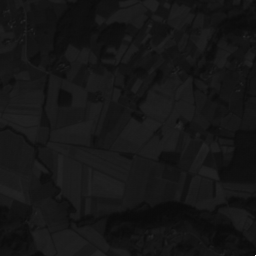
#> input picture Images/aquitain.tif, 256 x 256 px, found by its file name
$ python main.py
#> lines starting #> are read from the running program, lines starting #| are printed output that depends on the picture
### basic_treat.py
#!/usr/bin/env python3
# -*- coding: utf-8 -*-
"""
Created on Mon Oct 24 14:37:22 2020

@author: dldou
"""

import cv2 as cv
import matplotlib.pyplot as plt
import numpy as np

#Function to import image
def image_importation(file_path):
    """
        Based on OpenCV
    """
#> called with file_path = 'images/aquitain.tif'
    image = cv.imread(file_path)
#> image is the input picture: shape (256, 256, 3); min 10, max 250, mean 21.5
    #Arrenging the order
    image = cv.cvtColor(image, cv.COLOR_BGR2RGB)

    return image


def image_show(image1, image2,
               suptitle,
               gray=False,
               subtitle1="Image", subtitle2="Processed image",
               file_path=""):
    """
        Displaying function to compare image before and after processing
    """

    fig, axes = plt.subplots(1,2)

    fig.suptitle(suptitle)

    #Image before
    axes[0].imshow(image1)
    axes[0].set_title(subtitle1 + " $({}x{})$".format(image1.shape[0], image1.shape[1]))
    axes[0].set_axis_off()

    #Image after
    if gray:
        axes[1].imshow(image2, cmap='gray')
    else:
        axes[1].imshow(image2)

    axes[1].set_title(subtitle2 + " $({}x{})$".format(image2.shape[0], image2.shape[1]))
    axes[1].set_axis_off()

    #Save
    plt.savefig(file_path + suptitle + ".pdf")

    #Show
    plt.show()


# [91 lines left out: functions red_extract, neg, to_grey, sepia, contrast, grey_threshold and 2 more, not called in this run]


### mathematical_image_processing.py
#!/usr/bin/env python3
# -*- coding: utf-8 -*-
"""
Created on Wed Nov 23 20:59:45 2022

@author: dldou
"""

import cv2 as cv
import numpy as np
import matplotlib.pyplot as plt
from random import randint
from math import sqrt

def histogram_normalization(image):

    res = np.zeros_like(image)

    for k in range(3):
        res[:,:,k] = cv.equalizeHist(image[:,:,k])
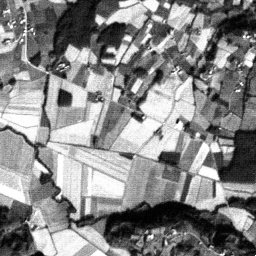
#> res: shape (256, 256, 3); min 0, max 255, mean 135

    return res


# [85 lines left out: functions add_white_noise, low_pass_filter_constructor, periodic_noise_reduction, not called in this run]

### main.py
#!/usr/bin/env python3
# -*- coding: utf-8 -*-
"""
Created on Mon Oct 24 14:45:10 2020

@author: dldou
"""

from basic_treat import *
from mathematical_image_processing import *
from remarkable_image_processing import *

if __name__=="__main__":

    basics_proc = False
    math_proc   = True

    if basics_proc:
        #Basics of image processing on an example (Lena.jpg)

        image_path = "images/Lena.jpg"
        image = image_importation(image_path)

        res = red_extract(image)
        title = "Extraction of the red component"
        image_show(image, res, title)

        res = neg(image)
        title = "Negatif"
        image_show(image, res, title)

        res = to_grey(image)
        title = "Grey"
        image_show(image, res, title, gray=True)

        image_red_coeff   = (0.393, 0.349, 0.272)
        image_green_coeff = (0.769, 0.686, 0.534)
        image_blue_coeff  = (0.189, 0.168, 0.131)
        res = sepia(image, image_red_coeff, image_green_coeff, image_blue_coeff)
        title = "Sepia"
        image_show(image, res, title)

        res = contrast(image)
        title = "Contrasted"
        image_show(image, res, title)

        res = color_threshold(image, int(255/2))
        title = "Threshold=255/2"
        image_show(image, res, title)

        res = flip(image)
        title = "Flipped"
        image_show(image, res, title)

    elif math_proc:

        image_path = "images/aquitain.tif"
        image = image_importation(image_path)

        processed_image = histogram_normalization(image)
        title = "Histogram normalization"
        image_show(image, processed_image, title)
#> in image_show, `plt.savefig(file_path + suptitle + ".pdf")`:
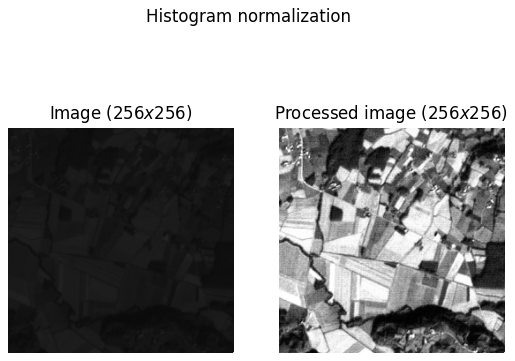
#> figure drawn by matplotlib, 2 panels

        image_path = "images/Lena.jpg"
        image = image_importation(image_path)
#> (the run stopped early here; a loop or call above may not have finished)

$ run again, with Images/mercury.tif copied over Images/aquitain.tif
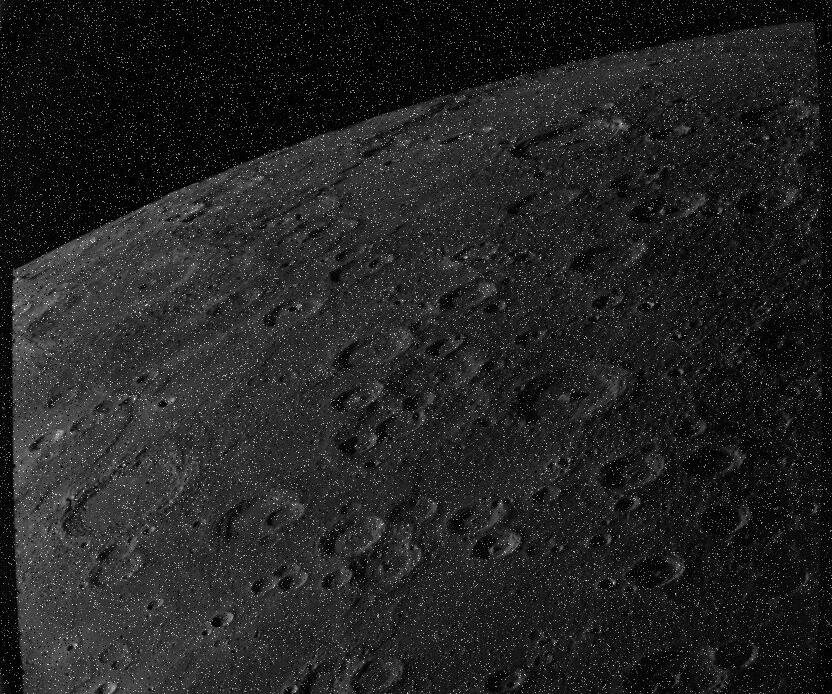
#> input picture Images/mercury.tif, 832 x 694 px, found by its file name
#> in image_importation, image is the input picture: shape (694, 832, 3); min 0, max 255, mean 35.2
#> after the loop in histogram_normalization, `for k in range(3):`:
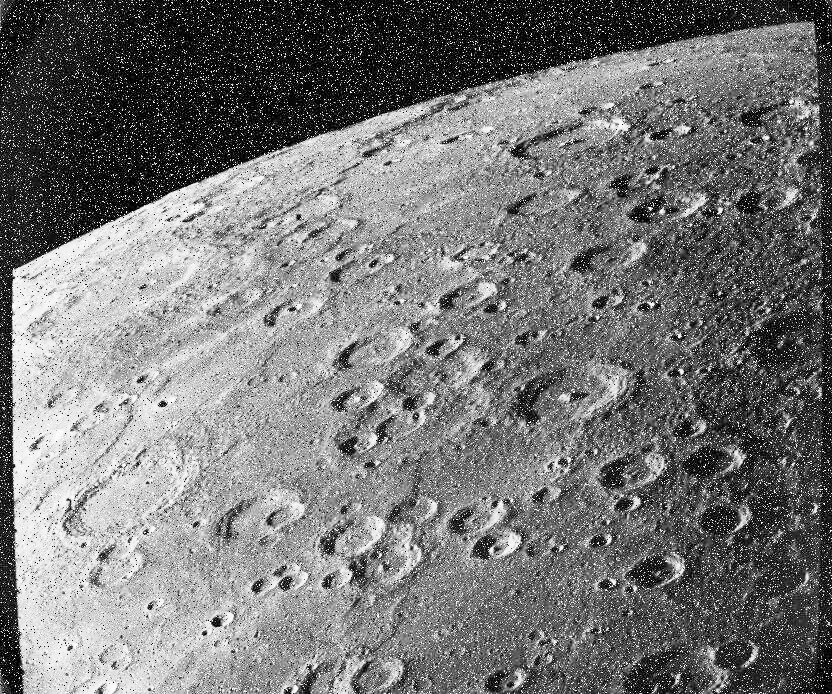
#> res: shape (694, 832, 3); min 0, max 255, mean 118.3
#> in image_show, `plt.savefig(file_path + suptitle + ".pdf")`:
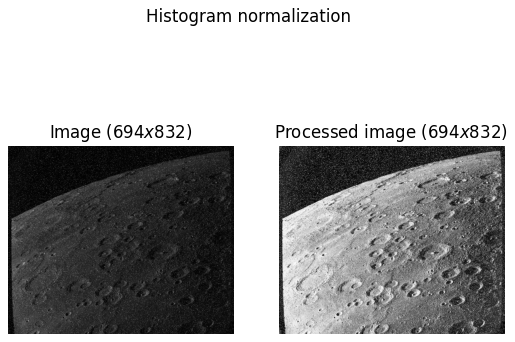
#> figure drawn by matplotlib, 2 panels
